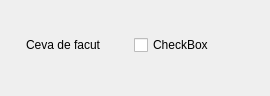
<?xml version="1.0" encoding="UTF-8"?>
<ui version="4.0">
 <class>Form</class>
 <widget class="QWidget" name="Form">
  <property name="geometry">
   <rect>
    <x>0</x>
    <y>0</y>
    <width>270</width>
    <height>96</height>
   </rect>
  </property>
  <property name="windowTitle">
   <string>Form</string>
  </property>
  <widget class="QWidget" name="horizontalLayoutWidget">
   <property name="geometry">
    <rect>
     <x>0</x>
     <y>0</y>
     <width>261</width>
     <height>91</height>
    </rect>
   </property>
   <layout class="QHBoxLayout" name="horizontalLayout">
    <item alignment="Qt::AlignHCenter|Qt::AlignVCenter">
     <widget class="QLabel" name="label">
      <property name="text">
       <string>Ceva de facut</string>
      </property>
     </widget>
    </item>
    <item>
     <widget class="QCheckBox" name="checkBox">
      <property name="text">
       <string>CheckBox</string>
      </property>
     </widget>
    </item>
   </layout>
  </widget>
 </widget>
 <resources/>
 <connections/>
</ui>
